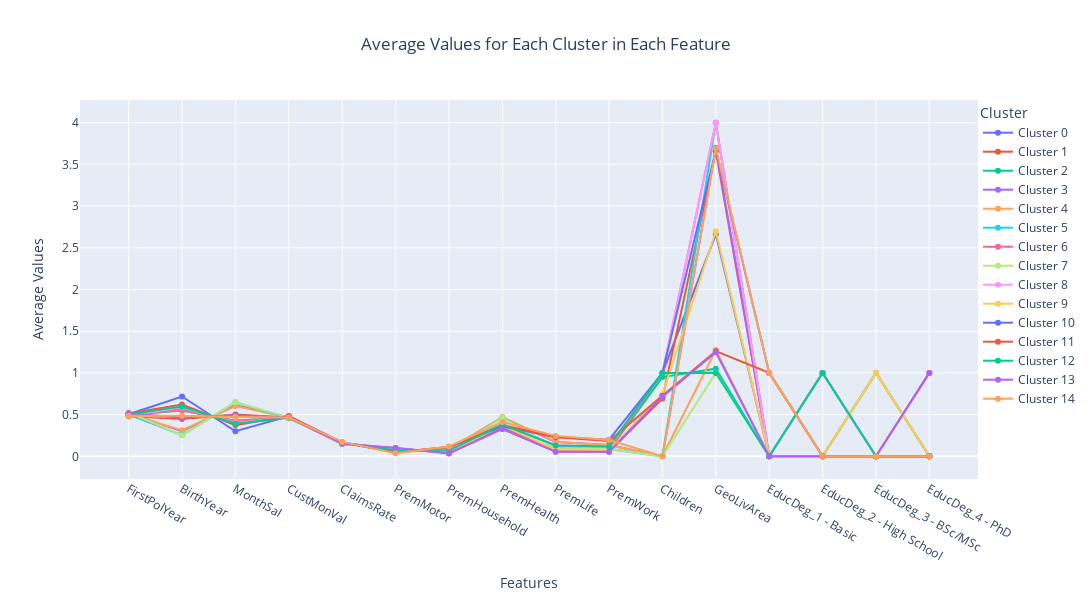

This figure's notebook cell:
### Code cell
selected_columns = list(df_norm.columns) + ['kmedoids_cluster']

cluster_profile(df_norm_clusters[selected_columns], 'kmedoids_cluster')

### Figure 1 — Plotly figure (JSON) as saved in the notebook; plotly's stock layout.template omitted (floating-point values rounded to 4 significant figures)
{"data": [{"mode": "lines+markers", "name": "Cluster 0", "type": "scatter", "x": ["FirstPolYear", "BirthYear", "MonthSal", "CustMonVal", "ClaimsRate", "PremMotor", "PremHousehold", "PremHealth", "PremLife", "PremWork", "Children", "GeoLivArea", "EducDeg_1 - Basic", "EducDeg_2 - High School", "EducDeg_3 - BSc/MSc", "EducDeg_4 - PhD"], "y": [0.5014, 0.5727, 0.4109, 0.4653, 0.1615, 0.07135, 0.0754, 0.3839, 0.1303, 0.1137, 1, 2.661, 0, 1, 0, 0]}, {"mode": "lines+markers", "name": "Cluster 1", "type": "scatter", "x": ["FirstPolYear", "BirthYear", "MonthSal", "CustMonVal", "ClaimsRate", "PremMotor", "PremHousehold", "PremHealth", "PremLife", "PremWork", "Children", "GeoLivArea", "EducDeg_1 - Basic", "EducDeg_2 - High School", "EducDeg_3 - BSc/MSc", "EducDeg_4 - PhD"], "y": [0.4792, 0.4469, 0.5002, 0.4641, 0.1479, 0.1006, 0.03443, 0.3297, 0.05726, 0.05474, 0.6944, 3.658, 0, 0, 0, 1]}, {"mode": "lines+markers", "name": "Cluster 2", "type": "scatter", "x": ["FirstPolYear", "BirthYear", "MonthSal", "CustMonVal", "ClaimsRate", "PremMotor", "PremHousehold", "PremHealth", "PremLife", "PremWork", "Children", "GeoLivArea", "EducDeg_1 - Basic", "EducDeg_2 - High School", "EducDeg_3 - BSc/MSc", "EducDeg_4 - PhD"], "y": [0.499, 0.5494, 0.4274, 0.4698, 0.1514, 0.09062, 0.04996, 0.3459, 0.08002, 0.07401, 0.9494, 1.051, 0, 0, 1, 0]}, {"mode": "lines+markers", "name": "Cluster 3", "type": "scatter", "x": ["FirstPolYear", "BirthYear", "MonthSal", "CustMonVal", "ClaimsRate", "PremMotor", "PremHousehold", "PremHealth", "PremLife", "PremWork", "Children", "GeoLivArea", "EducDeg_1 - Basic", "EducDeg_2 - High School", "EducDeg_3 - BSc/MSc", "EducDeg_4 - PhD"], "y": [0.5125, 0.301, 0.6106, 0.47, 0.1657, 0.0529, 0.08736, 0.4624, 0.1709, 0.1363, 0, 3.699, 0, 1, 0, 0]}, {"mode": "lines+markers", "name": "Cluster 4", "type": "scatter", "x": ["FirstPolYear", "BirthYear", "MonthSal", "CustMonVal", "ClaimsRate", "PremMotor", "PremHousehold", "PremHealth", "PremLife", "PremWork", "Children", "GeoLivArea", "EducDeg_1 - Basic", "EducDeg_2 - High School", "EducDeg_3 - BSc/MSc", "EducDeg_4 - PhD"], "y": [0.5006, 0.3133, 0.6023, 0.4636, 0.1657, 0.05213, 0.08734, 0.4704, 0.1747, 0.1337, 0, 1.275, 0, 1, 0, 0]}, {"mode": "lines+markers", "name": "Cluster 5", "type": "scatter", "x": ["FirstPolYear", "BirthYear", "MonthSal", "CustMonVal", "ClaimsRate", "PremMotor", "PremHousehold", "PremHealth", "PremLife", "PremWork", "Children", "GeoLivArea", "EducDeg_1 - Basic", "EducDeg_2 - High School", "EducDeg_3 - BSc/MSc", "EducDeg_4 - PhD"], "y": [0.4991, 0.2551, 0.6475, 0.4566, 0.1621, 0.07218, 0.05778, 0.4621, 0.1018, 0.08829, 0, 4, 0, 0, 1, 0]}, {"mode": "lines+markers", "name": "Cluster 6", "type": "scatter", "x": ["FirstPolYear", "BirthYear", "MonthSal", "CustMonVal", "ClaimsRate", "PremMotor", "PremHousehold", "PremHealth", "PremLife", "PremWork", "Children", "GeoLivArea", "EducDeg_1 - Basic", "EducDeg_2 - High School", "EducDeg_3 - BSc/MSc", "EducDeg_4 - PhD"], "y": [0.5069, 0.5535, 0.4236, 0.4625, 0.1532, 0.0936, 0.04593, 0.3421, 0.07567, 0.0695, 1, 4, 0, 0, 1, 0]}, {"mode": "lines+markers", "name": "Cluster 7", "type": "scatter", "x": ["FirstPolYear", "BirthYear", "MonthSal", "CustMonVal", "ClaimsRate", "PremMotor", "PremHousehold", "PremHealth", "PremLife", "PremWork", "Children", "GeoLivArea", "EducDeg_1 - Basic", "EducDeg_2 - High School", "EducDeg_3 - BSc/MSc", "EducDeg_4 - PhD"], "y": [0.5239, 0.252, 0.6487, 0.4637, 0.1566, 0.07243, 0.05718, 0.4611, 0.09806, 0.08827, 0, 1, 0, 0, 1, 0]}, {"mode": "lines+markers", "name": "Cluster 8", "type": "scatter", "x": ["FirstPolYear", "BirthYear", "MonthSal", "CustMonVal", "ClaimsRate", "PremMotor", "PremHousehold", "PremHealth", "PremLife", "PremWork", "Children", "GeoLivArea", "EducDeg_1 - Basic", "EducDeg_2 - High School", "EducDeg_3 - BSc/MSc", "EducDeg_4 - PhD"], "y": [0.4932, 0.5858, 0.3988, 0.4689, 0.1585, 0.07204, 0.07083, 0.3819, 0.1322, 0.113, 1, 4, 0, 1, 0, 0]}, {"mode": "lines+markers", "name": "Cluster 9", "type": "scatter", "x": ["FirstPolYear", "BirthYear", "MonthSal", "CustMonVal", "ClaimsRate", "PremMotor", "PremHousehold", "PremHealth", "PremLife", "PremWork", "Children", "GeoLivArea", "EducDeg_1 - Basic", "EducDeg_2 - High School", "EducDeg_3 - BSc/MSc", "EducDeg_4 - PhD"], "y": [0.4871, 0.4711, 0.483, 0.4618, 0.1547, 0.08787, 0.04832, 0.3718, 0.08057, 0.07475, 0.7432, 2.698, 0, 0, 1, 0]}, {"mode": "lines+markers", "name": "Cluster 10", "type": "scatter", "x": ["FirstPolYear", "BirthYear", "MonthSal", "CustMonVal", "ClaimsRate", "PremMotor", "PremHousehold", "PremHealth", "PremLife", "PremWork", "Children", "GeoLivArea", "EducDeg_1 - Basic", "EducDeg_2 - High School", "EducDeg_3 - BSc/MSc", "EducDeg_4 - PhD"], "y": [0.5033, 0.7166, 0.3002, 0.4786, 0.1666, 0.04604, 0.1103, 0.3562, 0.2305, 0.1986, 1, 3.669, 1, 0, 0, 0]}, {"mode": "lines+markers", "name": "Cluster 11", "type": "scatter", "x": ["FirstPolYear", "BirthYear", "MonthSal", "CustMonVal", "ClaimsRate", "PremMotor", "PremHousehold", "PremHealth", "PremLife", "PremWork", "Children", "GeoLivArea", "EducDeg_1 - Basic", "EducDeg_2 - High School", "EducDeg_3 - BSc/MSc", "EducDeg_4 - PhD"], "y": [0.5141, 0.6205, 0.3739, 0.484, 0.1636, 0.04735, 0.1112, 0.3744, 0.2284, 0.1844, 0.725, 1.26, 1, 0, 0, 0]}, {"mode": "lines+markers", "name": "Cluster 12", "type": "scatter", "x": ["FirstPolYear", "BirthYear", "MonthSal", "CustMonVal", "ClaimsRate", "PremMotor", "PremHousehold", "PremHealth", "PremLife", "PremWork", "Children", "GeoLivArea", "EducDeg_1 - Basic", "EducDeg_2 - High School", "EducDeg_3 - BSc/MSc", "EducDeg_4 - PhD"], "y": [0.5035, 0.5955, 0.3895, 0.461, 0.1623, 0.07212, 0.06826, 0.3796, 0.1308, 0.1181, 1, 1, 0, 1, 0, 0]}, {"mode": "lines+markers", "name": "Cluster 13", "type": "scatter", "x": ["FirstPolYear", "BirthYear", "MonthSal", "CustMonVal", "ClaimsRate", "PremMotor", "PremHousehold", "PremHealth", "PremLife", "PremWork", "Children", "GeoLivArea", "EducDeg_1 - Basic", "EducDeg_2 - High School", "EducDeg_3 - BSc/MSc", "EducDeg_4 - PhD"], "y": [0.5161, 0.4618, 0.4934, 0.4637, 0.1525, 0.1001, 0.03635, 0.3286, 0.05322, 0.05385, 0.7153, 1.247, 0, 0, 0, 1]}, {"mode": "lines+markers", "name": "Cluster 14", "type": "scatter", "x": ["FirstPolYear", "BirthYear", "MonthSal", "CustMonVal", "ClaimsRate", "PremMotor", "PremHousehold", "PremHealth", "PremLife", "PremWork", "Children", "GeoLivArea", "EducDeg_1 - Basic", "EducDeg_2 - High School", "EducDeg_3 - BSc/MSc", "EducDeg_4 - PhD"], "y": [0.4862, 0.4867, 0.4713, 0.4638, 0.1727, 0.03702, 0.1175, 0.4105, 0.2448, 0.1942, 0, 3.691, 1, 0, 0, 0]}], "layout": {"height": 600, "legend": {"orientation": "v", "title": {"text": "Cluster"}, "x": 1, "y": 1}, "title": {"text": "Average Values for Each Cluster in Each Feature", "x": 0.5}, "width": 1300, "xaxis": {"title": {"text": "Features"}}, "yaxis": {"title": {"text": "Average Values"}}}}
